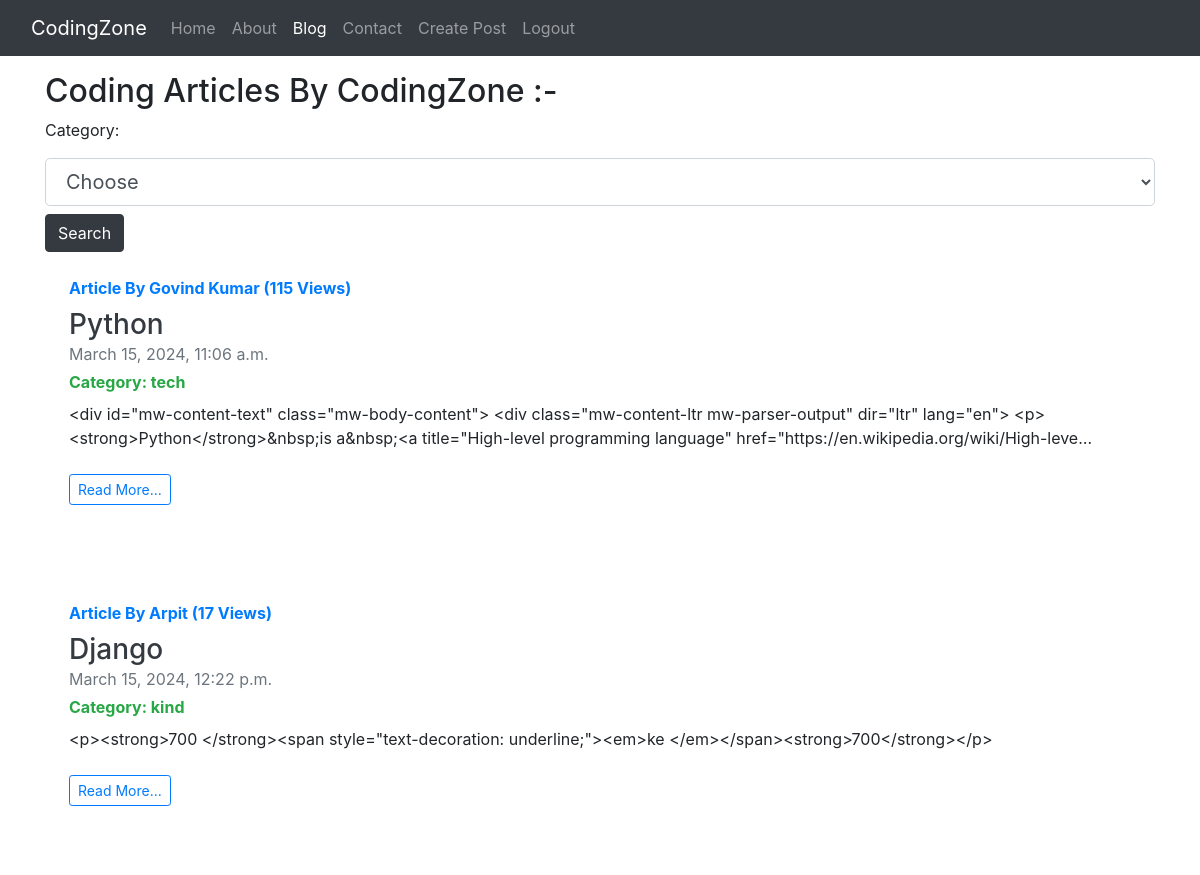
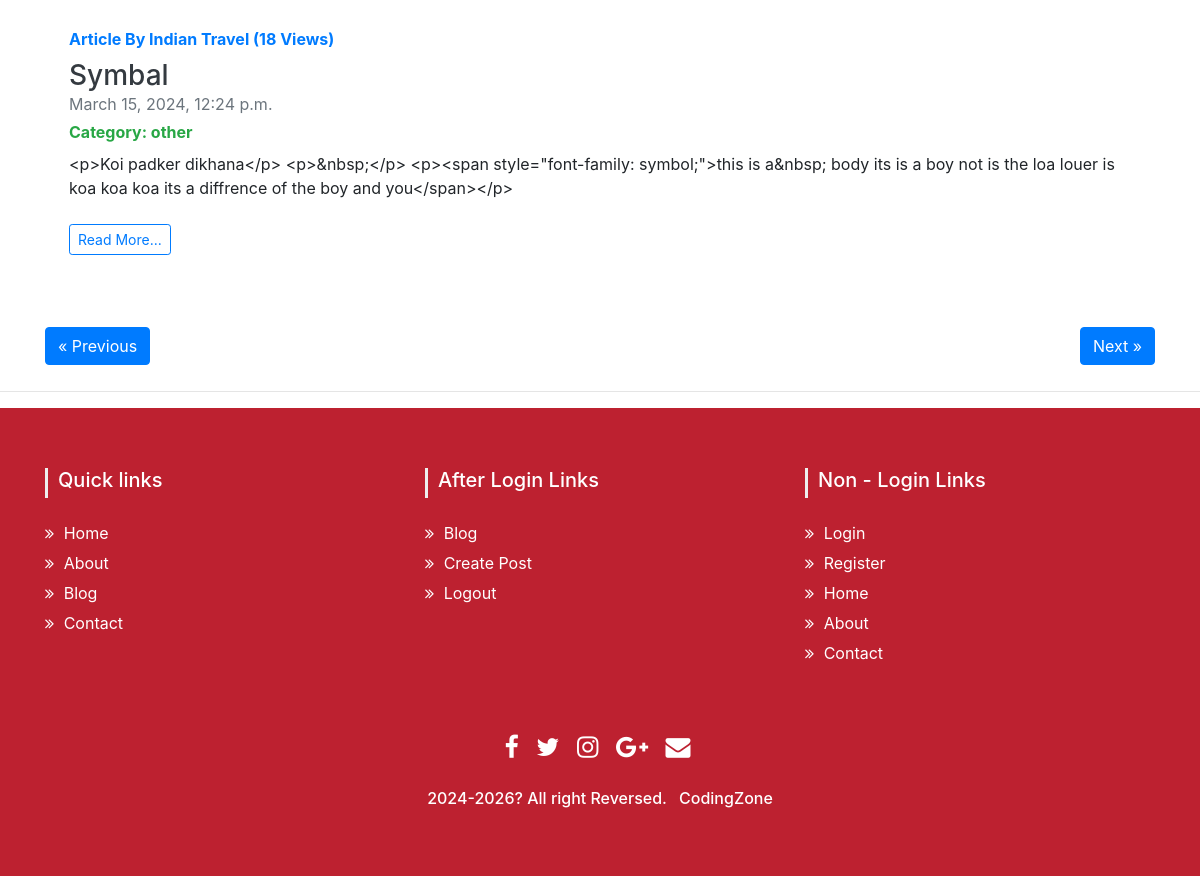
Page /blog/ (signed in) on the committed database (2 pictures, top to bottom).
### blog/models.py (models this page shows, shortened)
class Post(models.Model):
    sno=models.AutoField(primary_key=True)
    title=models.CharField(max_length=255)
    author=models.CharField(max_length=14)
    slug=models.CharField(max_length=130)
    category = models.CharField(max_length=10, choices=C_CHOICES, default='tech')
    views= models.IntegerField(default=0)
    timeStamp=models.DateTimeField(default=now)
    content=models.TextField()

### blog/views.py (the view)
# urls.py: 2. Add a URL to urlpatterns:  path('blog/', include('blog.urls'))
def blog(request):
    page = request.GET.get('page')
    no_of_post = 3
    if page is None:
        page = 1
    else:
        page = int(page)
    if request.method == 'POST':
        s_category = request.POST['category']
        if s_category == '':
            messages.error(request, 'Please enter a category not a choose')
            return render(request, 'blog/blog.html')
        else:
            search = Post.objects.filter(category=s_category)
            context = {'allPost': search}
            return render(request, 'blog/blog.html', context)
    else:
        allPost = Post.objects.all()
        length = len(allPost)
        allPost = allPost[(page-1)*no_of_post: page*no_of_post]
        if page > 1:
            prev = page -1
        else:
            prev=None
        if page<math.ceil(length/no_of_post):
            nxt = page + 1
        else:
            nxt = None
        context = {'allPost': allPost, 'prev': prev, 'next': nxt}
        return render(request, 'blog/blog.html', context)

### templates/blog/blog.html (shortened to what this page needs)
{% extends "base.html" %}
{% block activeb %}active{% endblock activeb %}
{% block body %}
{% if user.is_authenticated %}
<div class="container my-3">
  <h2>Coding Articles By CodingZone :-  </h2>
  <form action="/blog/search_post" method="POST">
  <div>
    <div class="flex-container">
      <label class="required" for="category">Category:</label>
      <select name="category" id="category" class="form-control form-control-lg my-2">
        <option value="">Choose</option>
      </select>
      <button class="btn btn-dark">Search</button>
    </div>
  </div>
</form>
  {% for post in allPost %}
  <div
    class="row no-gutters overflow-hidden flex-md-row mb-4 h-md-250 position-relative"
  >
    <div class="col p-4 d-flex flex-column position-static">
      <strong class="d-inline-block mb-2 text-primary"
        >Article By {{post.author}} ({{post.views}} Views)</strong
      >
      <h3 class="mb-0"><a href="/blog/{{post.slug}}" class="text-dark">{{ post.title }}</a></h3>
      <div class="mb-1 text-muted">{{post.timeStamp}}</div>
      <div class="mb-2 text-success">
        <strong>Category: {{post.category}}</strong>
      </div>
      <p class="card-text mb-auto">{{post.content|truncatechars:250}}</p>
      <div class="my-4">
        <a href="/blog/{{post.slug}}" role="button" class="btn btn-outline-primary btn-sm"
          >Read More...</a
        >
      </div>
    </div>
  </div>
  {% endfor %}
  <div class="btns">
    {% if prev %}
    <a href="/blog/?page={{prev}}" class="btn btn-primary float-left">&laquo Previous</a>
    {% else %}
    <a href="#" class="btn btn-primary float-left">&laquo Previous</a>
    {% endif %}
    {% if next %}
    <a href="/blog/?page={{next}}" class="btn btn-primary float-right">Next &raquo</a>
    {% else %}
    <a href="#" class="btn btn-primary float-right">Next &raquo</a>
    {% endif %}
  </div>
  {% else %}
  <h1>Sorry</h1>
  {% endif %}
  <br/>
  <br/>
</div>
{% endblock body %}

### rows in the picture
Post: author "Govind Kumar", views "115", title "Python", timeStamp "March 15, 2024, 11:06 a.m.", category "tech", content "<div id=\"mw-content-text\" class=\"mw-body-content\"> <div class=\"mw-content-ltr mw-parser-output\" dir=\"ltr\" lang=\"en\"> <p><strong>Python</strong>&nbsp;is a&nbsp;<a title=\"High-level programming language\" href=\"https://en.wikipedia.org/wiki/High-leve…"
Post: author "Arpit", views "17", title "Django", timeStamp "March 15, 2024, 12:22 p.m.", category "kind", content "<p><strong>700 </strong><span style=\"text-decoration: underline;\"><em>ke </em></span><strong>700</strong></p>"
Post: author "Indian Travel", views "18", title "Symbal", timeStamp "March 15, 2024, 12:24 p.m.", category "other", content "<p>Koi padker dikhana</p> <p>&nbsp;</p> <p><span style=\"font-family: symbol;\">this is a&nbsp; body its is a boy not is the loa louer is koa koa koa its a diffrence of the boy and you</span></p>"
